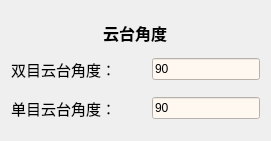
   <widget class="QWidget" name="layoutWidget">
    <property name="geometry">
     <rect>
      <x>1000</x>
      <y>160</y>
      <width>271</width>
      <height>141</height>
     </rect>
    </property>
    <layout class="QVBoxLayout" name="PTZ">
     <item alignment="Qt::AlignHCenter">
      <widget class="QLabel" name="label_12">
       <property name="enabled">
        <bool>true</bool>
       </property>
       <property name="minimumSize">
        <size>
         <width>172</width>
         <height>21</height>
        </size>
       </property>
       <property name="maximumSize">
        <size>
         <width>172</width>
         <height>21</height>
        </size>
       </property>
       <property name="font">
        <font>
         <family>微软雅黑</family>
        </font>
       </property>
       <property name="text">
        <string>&lt;html&gt;&lt;head/&gt;&lt;body&gt;&lt;p&gt;&lt;span style=&quot; font-size:12pt; font-weight:700;&quot;&gt;云台角度&lt;/span&gt;&lt;/p&gt;&lt;/body&gt;&lt;/html&gt;</string>
       </property>
       <property name="alignment">
        <set>Qt::AlignCenter</set>
       </property>
      </widget>
     </item>
     <item>
      <layout class="QHBoxLayout" name="horizontalLayout_9" stretch="5,8">
       <item>
        <widget class="QLabel" name="label_13">
         <property name="text">
          <string>&lt;html&gt;&lt;head/&gt;&lt;body&gt;&lt;p&gt;&lt;span style=&quot; font-size:11pt;&quot;&gt;双目云台角度：&lt;/span&gt;&lt;/p&gt;&lt;/body&gt;&lt;/html&gt;</string>
         </property>
        </widget>
       </item>
       <item alignment="Qt::AlignRight">
        <widget class="QLineEdit" name="lineEdit_doublePTZ">
         <property name="maximumSize">
          <size>
           <width>180</width>
           <height>16777215</height>
          </size>
         </property>
         <property name="styleSheet">
          <string notr="true">background-color: rgb(255, 248, 240);</string>
         </property>
         <property name="text">
          <string>90</string>
         </property>
        </widget>
       </item>
      </layout>
     </item>
     <item>
      <layout class="QHBoxLayout" name="horizontalLayout_10">
       <item>
        <widget class="QLabel" name="label_14">
         <property name="text">
          <string>&lt;html&gt;&lt;head/&gt;&lt;body&gt;&lt;p&gt;&lt;span style=&quot; font-size:11pt;&quot;&gt;单目云台角度：&lt;/span&gt;&lt;/p&gt;&lt;/body&gt;&lt;/html&gt;</string>
         </property>
        </widget>
       </item>
       <item alignment="Qt::AlignRight">
        <widget class="QLineEdit" name="lineEdit_singlePTZ">
         <property name="maximumSize">
          <size>
           <width>180</width>
           <height>16777215</height>
          </size>
         </property>
         <property name="styleSheet">
          <string notr="true">background-color: rgb(255, 248, 240);</string>
         </property>
         <property name="text">
          <string>90</string>
         </property>
        </widget>
       </item>
      </layout>
     </item>
    </layout>
   </widget>
